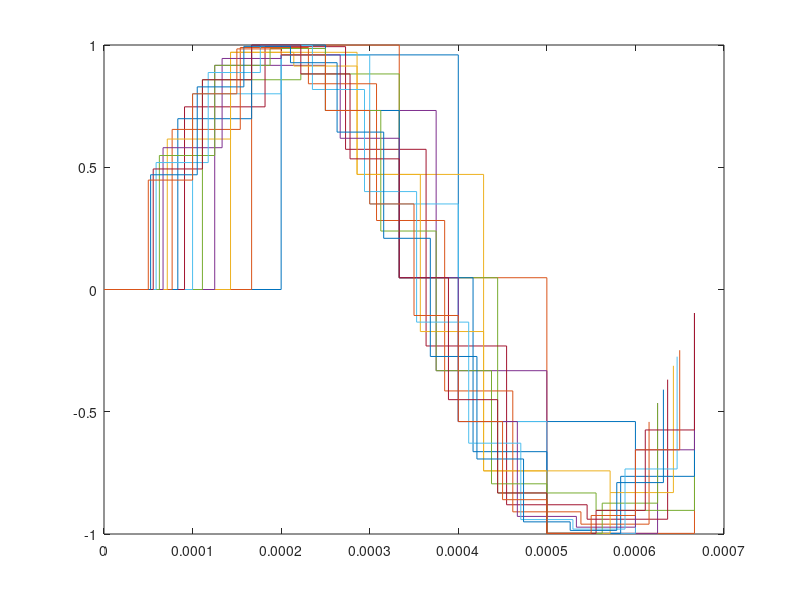
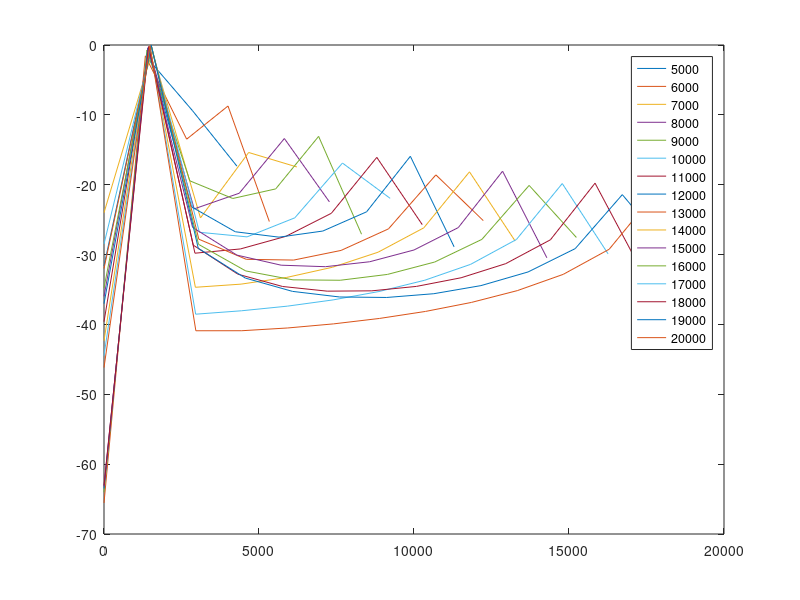

Write the MATLAB code that produced these figures, in order.
clear
close all
legendinfo={};


for i=5:20
Fs = 1000*i;            % Sampling frequency
T = 1/Fs;             % Sampling period
t=(0:T:1/1477);
[St,S]=stairs(t,sin(2*pi*1477*t));

Noise=0.5*rand(size(St));


L=length(St);
% 
% figure
% plot(St,S);
X=S+Noise;
Y=fft(S);
YN=fft(Noise);
P2 = abs(Y/L);
P1 = P2(1:L/2+1);
P1(2:end-1) = 2*P1(2:end-1);
P4 = abs(YN/L);
P3 = P4(1:L/2+1);
P3(2:end-1) = 2*P3(2:end-1);
f = 2*Fs*(0:(L/2))/L;
figure(1)
plot(St,S);
hold all
figure(2)
plot(f,20*log10(P1))
legendinfo=[legendinfo num2str(1000*i)];
hold all
end

legend(legendinfo)

% figure
% plot(f,20*log10(P3))
% title('Single-Sided Amplitude Spectrum of X(t)')
% xlabel('f (Hz)')
% ylabel('|P1(f)|')

%SNR=max(20*log10(P1))+mean(20*log10(P3))
